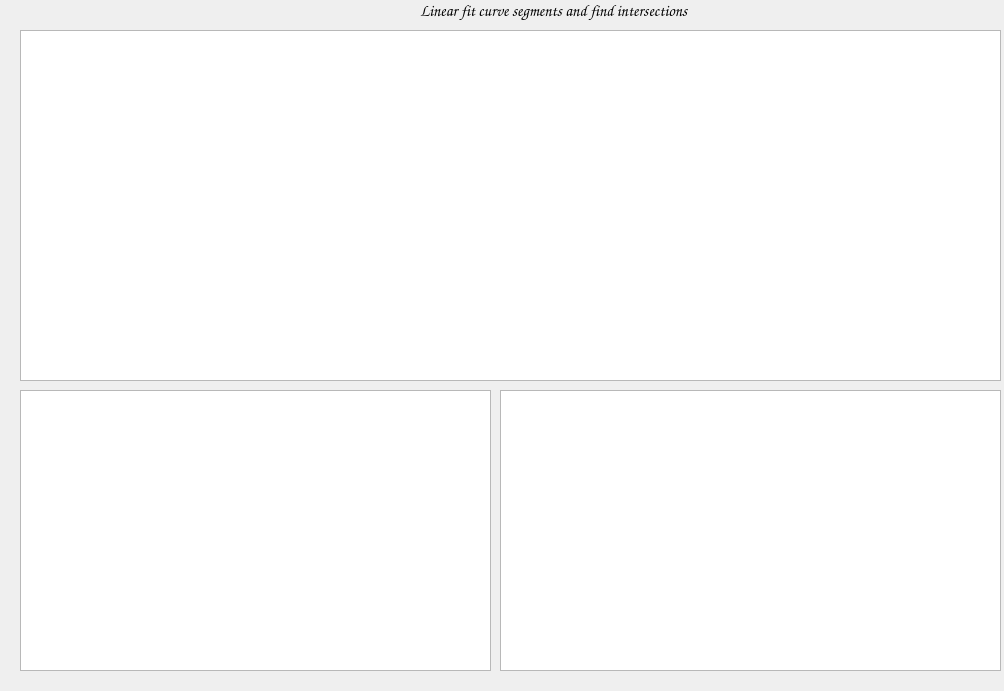
<?xml version="1.0" encoding="UTF-8"?>
<ui version="4.0">
 <class>MainWindow</class>
 <widget class="QMainWindow" name="MainWindow">
  <property name="geometry">
   <rect>
    <x>0</x>
    <y>0</y>
    <width>1004</width>
    <height>691</height>
   </rect>
  </property>
  <property name="mouseTracking">
   <bool>false</bool>
  </property>
  <property name="windowTitle">
   <string>graph editing</string>
  </property>
  <property name="windowIcon">
   <iconset>
    <normaloff>../../../../../usr/share/pixmaps/cubeview48.png</normaloff>../../../../../usr/share/pixmaps/cubeview48.png</iconset>
  </property>
  <property name="windowOpacity">
   <double>1.000000000000000</double>
  </property>
  <property name="toolTip">
   <string/>
  </property>
  <property name="autoFillBackground">
   <bool>false</bool>
  </property>
  <property name="toolButtonStyle">
   <enum>Qt::ToolButtonIconOnly</enum>
  </property>
  <property name="tabShape">
   <enum>QTabWidget::Rounded</enum>
  </property>
  <widget class="QWidget" name="centralwidget">
   <widget class="QLabel" name="label">
    <property name="geometry">
     <rect>
      <x>420</x>
      <y>0</y>
      <width>271</width>
      <height>21</height>
     </rect>
    </property>
    <property name="font">
     <font>
      <family>URW Chancery L</family>
      <pointsize>12</pointsize>
      <weight>75</weight>
      <italic>true</italic>
      <bold>true</bold>
     </font>
    </property>
    <property name="text">
     <string>Linear fit curve segments and find intersections</string>
    </property>
   </widget>
   <widget class="PlotWidget" name="graph">
    <property name="geometry">
     <rect>
      <x>20</x>
      <y>30</y>
      <width>981</width>
      <height>351</height>
     </rect>
    </property>
   </widget>
   <widget class="QLabel" name="label_2">
    <property name="geometry">
     <rect>
      <x>920</x>
      <y>650</y>
      <width>81</width>
      <height>31</height>
     </rect>
    </property>
    <property name="font">
     <font>
      <pointsize>7</pointsize>
      <weight>75</weight>
      <italic>true</italic>
      <bold>true</bold>
     </font>
    </property>
    <property name="text">
     <string>Author: Jithin B.P.</string>
    </property>
   </widget>
   <widget class="PlotWidget" name="editedgraph">
    <property name="geometry">
     <rect>
      <x>20</x>
      <y>390</y>
      <width>471</width>
      <height>281</height>
     </rect>
    </property>
   </widget>
   <widget class="QLabel" name="dIdVval">
    <property name="geometry">
     <rect>
      <x>670</x>
      <y>390</y>
      <width>151</width>
      <height>16</height>
     </rect>
    </property>
    <property name="text">
     <string/>
    </property>
   </widget>
   <widget class="QLabel" name="dVdIval">
    <property name="geometry">
     <rect>
      <x>670</x>
      <y>420</y>
      <width>151</width>
      <height>16</height>
     </rect>
    </property>
    <property name="text">
     <string/>
    </property>
   </widget>
   <widget class="PlotWidget" name="fitgraph">
    <property name="geometry">
     <rect>
      <x>500</x>
      <y>390</y>
      <width>501</width>
      <height>281</height>
     </rect>
    </property>
   </widget>
  </widget>
  <action name="actionSave_as">
   <property name="text">
    <string>Save as</string>
   </property>
  </action>
 </widget>
 <customwidgets>
  <customwidget>
   <class>PlotWidget</class>
   <extends>QGraphicsView</extends>
   <header>pyqtgraph.h</header>
  </customwidget>
 </customwidgets>
 <resources/>
 <connections/>
 <slots>
  <slot>fit()</slot>
  <slot>makefinal()</slot>
  <slot>load()</slot>
  <slot>loadfile(QString)</slot>
  <slot>normalize()</slot>
 </slots>
</ui>
